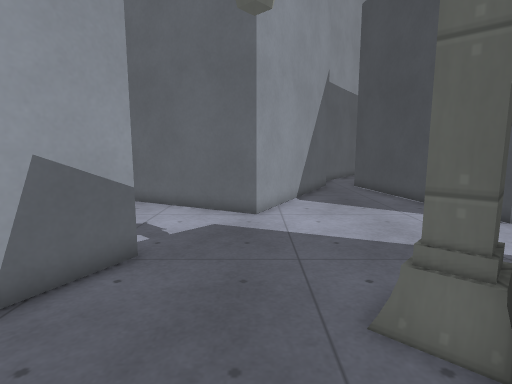
[1] (above)

16 first-person views from a walk through a level from a Godot 3-D game. The camera is 1.3 m above the floor, tilts 8° down and sees 80° across. The floor is counted in squares, 0.5 m on a side. Each view is taken from the middle of a square. On the plan, view 1 faces up. The plan holds only what a view shows up to about 20 squares ahead; the rest is blank. The place goes on beyond the plan. Surface patterns are stand-ins for the level's own textures.

[2]
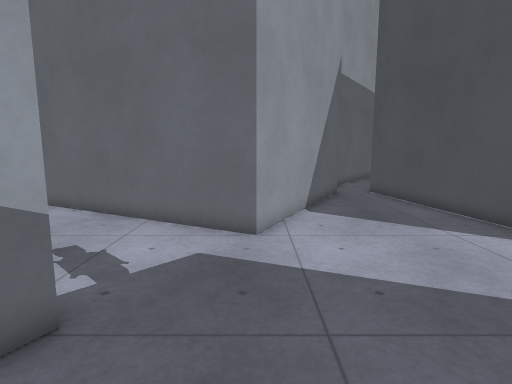

[3]
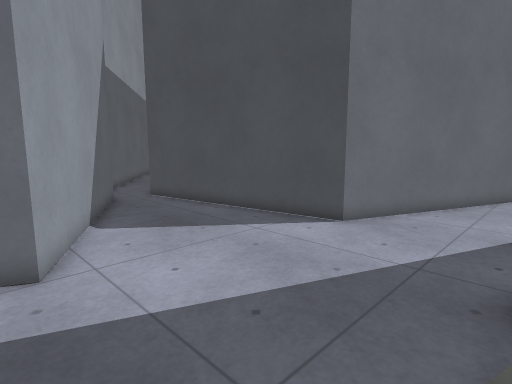

[4]
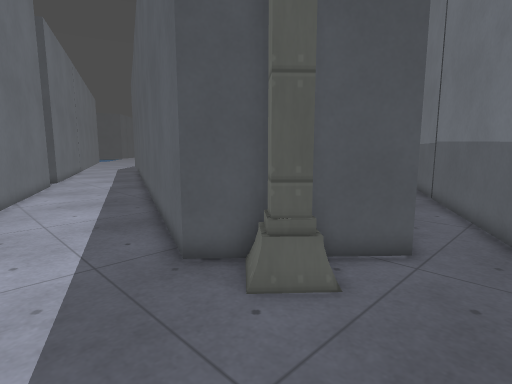

[5]
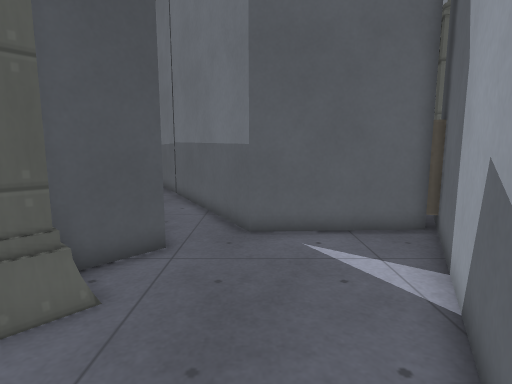

[6]
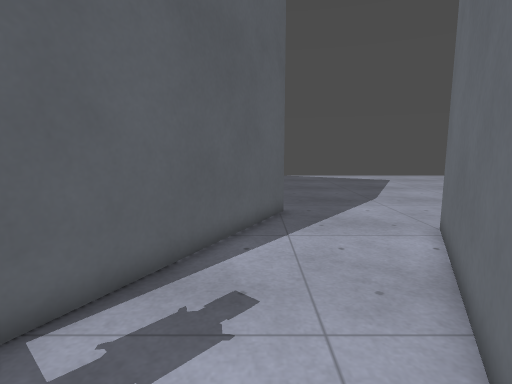

[7]
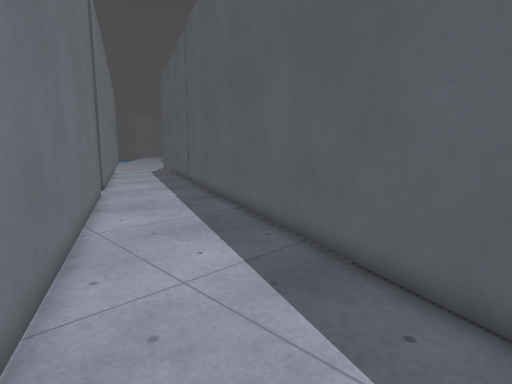

[8]
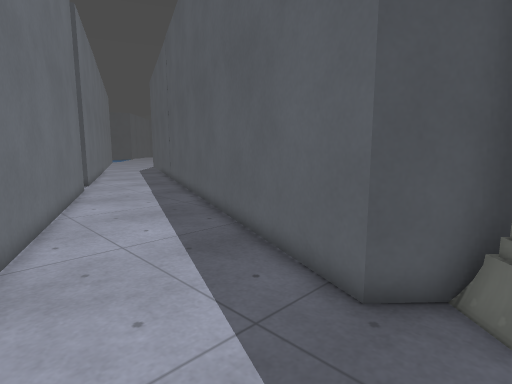

[9]
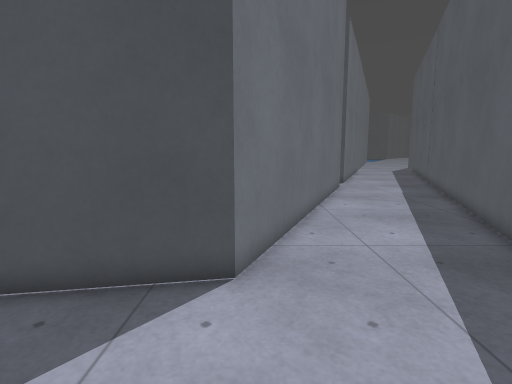

[10]
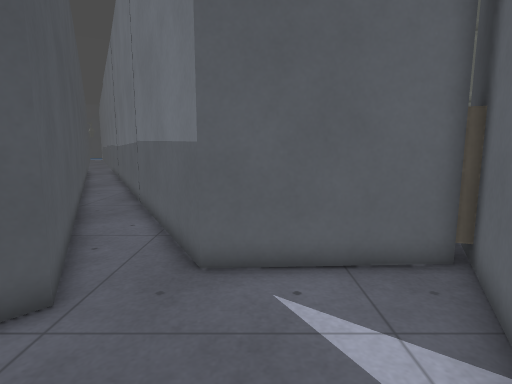

[11]
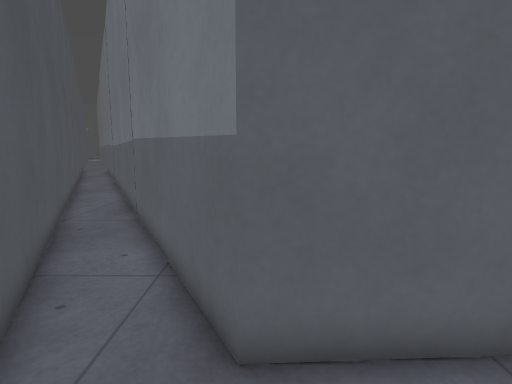

[12]
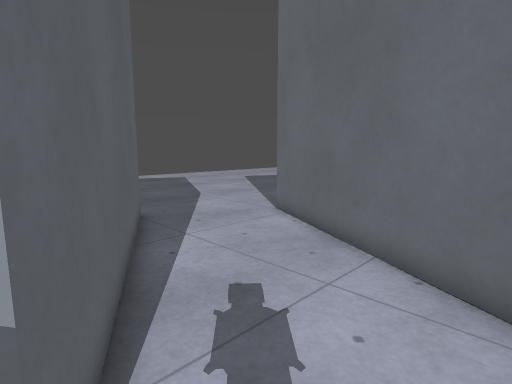

[13]
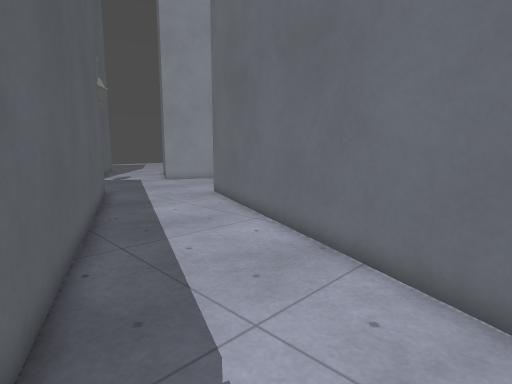

[14]
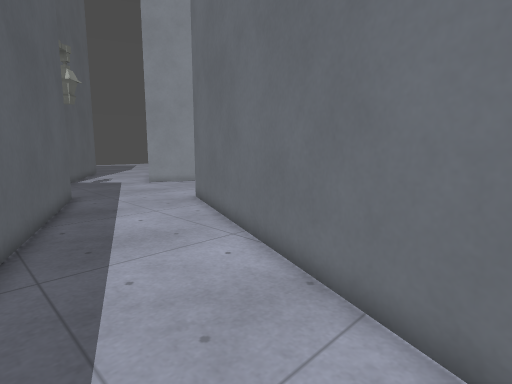

[15]
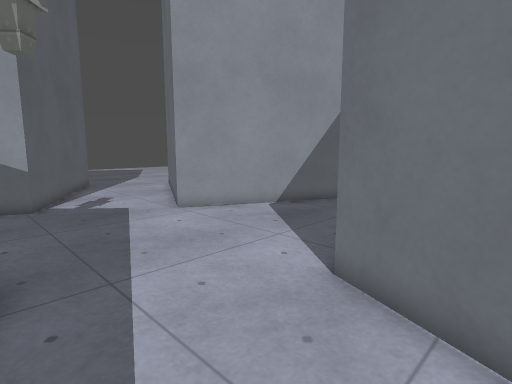

[16]
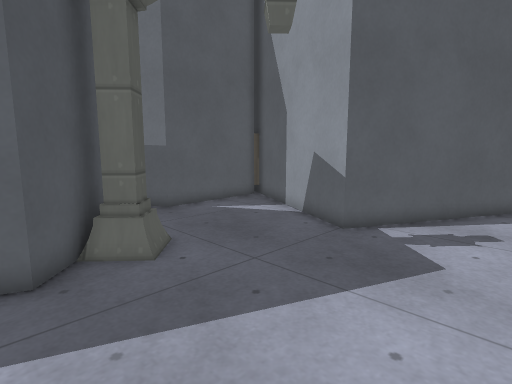

### Floor plan
Points are (right, up) in squares from view 1. A wall is a line through its corners. A room is listed if a view was taken in it or the views show most of it. See-through windows are left out.
Room 1 (views 1, 2, 3, 4, 5, 6, 7, 8, 9, 10, 11, 12, 13, 14, 15, 16)
walls: (2.5, -1) (1.4, 1.2) (5.1, 5.3) (23.2, -2.1); (3.9, 19.6) (0, 12) (-9.8, 17.1); (-6.5, -0.6) (-0.8, -0.4) (0.6, -3); (-11.6, 11.6) (-2.9, 7.2) (-6.8, -0.6); (24, 4.2) (8.9, 10.4) (7.3, 19.6)
ways out: opening at (1, -2) to room 2
objects: streetlight (2, 4) to (3, 5)
Room 2 (no view inside)
walls: (0.6, -3) (3.6, -8.6); (6.5, -8.6) (2.5, -1)
ways out: opening at (1, -2) to room 1

Where each view was taken, in squares from view 1:
view 1: 0 up, 0 right, facing up
view 2: 3 up, 0 right, facing up
view 3: 5 up, 1 left, facing up-right
view 4: 9 up, 1 left, facing down-right
view 5: 9 up, 1 left, facing down
view 6: 11 up, 0 right, facing left
view 7: 10 up, 6 right, facing down-right
view 8: 10 up, 3 right, facing down-right
view 9: 10 up, 3 right, facing right
view 10: 6 up, 2 left, facing down
view 11: 3 up, 1 left, facing down
view 12: 7 up, 1 left, facing up-left
view 13: 1 down, 24 right, facing up-left
view 14: 1 up, 23 right, facing up-left
view 15: 5 up, 12 right, facing up-left
view 16: 12 up, 6 right, facing down-left
